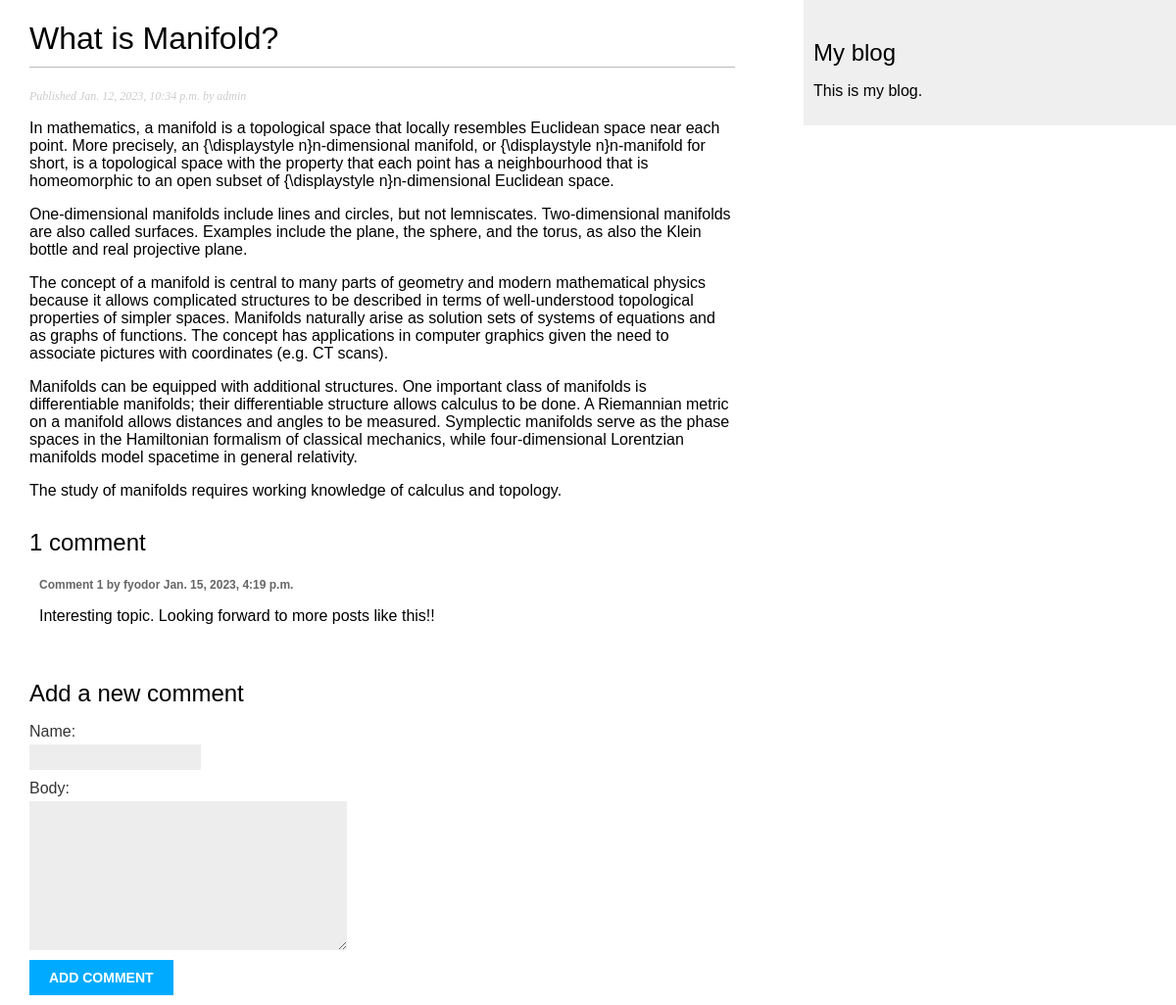
/blog/2023/1/12/what-is-manifold/, run on the app's committed database.
### blog/models.py (models this page shows, shortened)
class Post(models.Model):
    class Status(models.TextChoices):
        DRAFT = 'DF', 'Draft'
        PUBLISHED = 'PB', 'Published'
    title = models.CharField(max_length=250)
    author = models.ForeignKey(User, on_delete=models.CASCADE,
                               related_name='blog_posts')
    slug = models.SlugField(max_length=250, unique_for_date='publish')
    body = models.TextField()
    publish = models.DateTimeField(default=timezone.now())
    created = models.DateTimeField(auto_now_add=True)
    updated = models.DateTimeField(auto_now=True)
    status = models.CharField(max_length=2, choices=Status.choices,
                              default=Status.DRAFT)
    objects = models.Manager()  # default manager
    published = PublishedManager()  # custom manager
    tags = TaggableManager()
    class Meta:
        ordering = ['-publish']
        indexes = [models.Index(fields=['-publish'])]

class Comment(models.Model):
    post = models.ForeignKey(Post,
                             on_delete=models.CASCADE,
                             related_name='comments')
    name = models.CharField(max_length=80)
    body = models.TextField()
    created = models.DateTimeField(auto_now_add=True)
    updated = models.DateTimeField(auto_now=True)
    active = models.BooleanField(default=True)
    class Meta:
        ordering = ['created']
        indexes = [models.Index(fields=['created'])]

### blog/views.py (the view)
def post_detail(request, year, month, day, post):
    post = get_object_or_404(Post,
                             status=Post.Status.PUBLISHED,
                             publish__year=year,
                             publish__month=month,
                             publish__day=day,
                             slug=post)
    comments = post.comments.filter(active=True)
    form = CommentForm()
    return render(request, 'blog/post/detail.html', {'post': post,
                                                     'comments': comments,
                                                     'form': form})

### blog/forms.py
class CommentForm(forms.ModelForm):
    class Meta:
        model = Comment
        fields = ['name', 'body']

### blog/templates/blog/post/detail.html (shortened to what this page needs)
<!DOCTYPE html>
<html lang="en">
<head>
</head>
<body>
    {% extends "blog/base.html" %}
    {% block content %}
        <h1>{{ post.title }}</h1>
        <p class="date">Published {{ post.publish }} by {{ post.author }}</p>
        {{ post.body|linebreaks }}
        {% with comments.count as total_comments %}
            <h2>
                {{ total_comments }} comment{{ total_comments|pluralize}}
            </h2>
        {% endwith %}
        {% for comment in comments %}
            <div class="comment">
                <p class="info">
                    Comment {{ forloop.counter }} by {{ comment.name }}
                    {{ comment.created }}
                </p>
                {{ comment.body|linebreaks }}
            </div>
        {% empty %}
            <p>There are no comments</p>
        {% endfor %}
        {% include "blog/post/includes/comment_form.html" %}
    {% endblock %}

### blog/static/css/blog.css (style rules this page uses)
body { margin:0; padding:0; font-family:helvetica, sans-serif; }
h1 { font-weight:normal; border-bottom:1px solid #bbb; padding:0 0 10px 0; }
h2 { font-weight:normal; margin:30px 0 0; }
p.date { color:#ccc; font-family: georgia, serif; font-size: 12px; font-style: italic; }
label { float:left; clear:both; color:#333; margin-bottom:4px; }
input, textarea { clear:both; float:left; margin:0 0 10px; background:#ededed; border:0; padding:6px 10px; font-size:12px; }
.comment { padding:10px; }
.comment .info { font-weight:bold; font-size:12px; color:#666; }

### data on the page
Post: title "What is Manifold?", publish "Jan. 12, 2023, 10:34 p.m.", author "admin", body "In mathematics, a manifold is a topological space that locally resembles Euclidean space near each point. More precisely, an {\\displaystyle n}n-dimensional manifold, or {\\displaystyle n}n-manifold for short, is a topological space with the property that each point has a neighbourhood that is homeomorphic to an open subset of {\\displaystyle n}n-dimensional Euclidean space. One-dimensional manifolds include lines and circles, but not lemniscates. Two-dimensional manifolds are also called surfaces. Examples include the plane, the sphere, and the torus, as also the Klein bottle and real projective plane. The concept of a manifold is central to many parts of geometry and modern mathematical…"
Comment: name "fyodor", created "Jan. 15, 2023, 4:19 p.m.", body "Interesting topic. Looking forward to more posts like this!!"

### other printed values
{{ total_comments }} "1"
